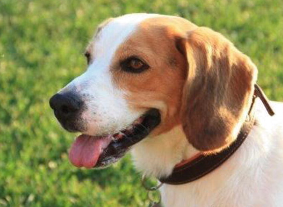
#> input picture images/dog.png, 283 x 207 px
$ python linear_Classifier.py
#> lines starting #> are read from the running program, lines starting #| are printed output that depends on the picture; after the words box and inside, x2 and y2 are one past the last pixel; in counts of white or black regions, pixels touching at a corner belong together
# Import the required libraries
import numpy as np
import cv2

# Initialize class labels and set pseudo-random seed value
labels = ['dog', 'cat', 'squirrel']
np.random.seed(1)

# Randomly initialize the weighting matrix and bias vector
W = np.random.randn(3, 3072)
b = np.random.randn(3)

# Set the font used to draw the label
font = cv2.FONT_HERSHEY_SIMPLEX

# Load the image and resize it. The image is taken from the dataset.
orig = cv2.imread('images/dog.png')
#> orig is the input picture: shape (207, 283, 3); mean B, G, R 95.4, 140.9, 148.5
image = cv2.resize(orig, (32,32)).flatten()
#> image = 3072 values, max 255 at index 1630, min 9 at index 1777, mean 128.8

# Compute output scores
scores = W.dot(image) + b
#> scores = [5154.5, -1332.2, -2002]

# Loop over the scores and labels
for (label, score) in zip(labels, scores):
   print('[INFO] {}: {:.2f}'.format(label, score))
#> this loop made 3 passes
#> (label, score) on passes 1 to 3: ('dog', 5154.5), ('cat', -1332.2), ('squirrel', -2002)
#| [INFO] dog: 5154.46
#| [INFO] cat: -1332.19
#| [INFO] squirrel: -2002.03

# Get the class label for the highest scoring class
classLabel = labels[np.argmax(scores)]
#> classLabel = 'dog'

# Draw the predicted label on the original image
cv2.putText(orig, classLabel, (10,30),  font, 0.9, (255,0,0), 2)
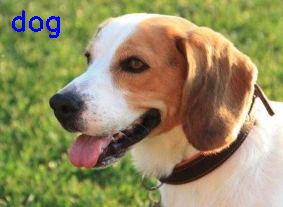
#> orig: shape (207, 283, 3); 0.71% of pixels changed, all inside (x1, y1, x2, y2) = (12, 10, 60, 38)

# Display image
cv2.imshow('Image', orig)
cv2.waitKey(0)

$ run again, with images/cat.png copied over images/dog.png
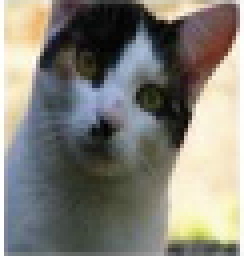
#> input picture images/cat.png, 61 x 64 px (shown 4 times larger)
#> orig is the input picture: shape (64, 61, 3); mean B, G, R 119.1, 127.6, 129.7
#> image = 3072 values, max 254 at index 578, min 3 at index 527, mean 125.4
#> scores = [6935.1, 234.8, 4896.9]
#> the loop `for (label, score) in zip(labels, scores):` made 3 passes
#> (label, score) on passes 1 to 3: ('dog', 6935.1), ('cat', 234.8), ('squirrel', 4896.9)
#> (printed output is left out)
#> classLabel = 'dog'
#> `cv2.putText(orig, classLabel, (10,30),  font, 0.9, (255,0,0), 2)`:
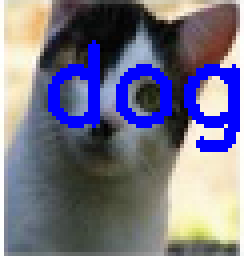
#> orig: shape (64, 61, 3) (shown 4 times larger); 10.63% of pixels changed, all inside (x1, y1, x2, y2) = (12, 10, 60, 38)
